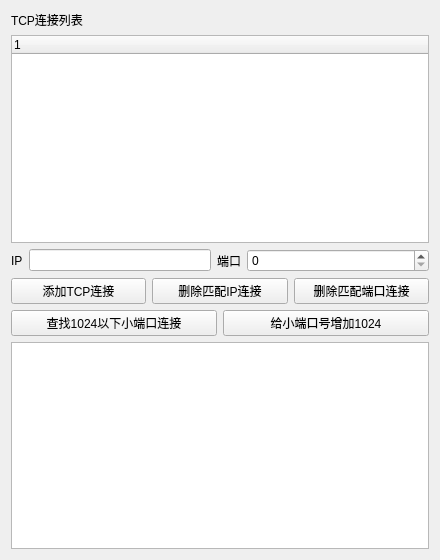
<?xml version="1.0" encoding="UTF-8"?>
<ui version="4.0">
 <class>Widget</class>
 <widget class="QWidget" name="Widget">
  <property name="geometry">
   <rect>
    <x>0</x>
    <y>0</y>
    <width>440</width>
    <height>560</height>
   </rect>
  </property>
  <property name="windowTitle">
   <string>Widget</string>
  </property>
  <layout class="QVBoxLayout" name="verticalLayout">
   <item>
    <widget class="QLabel" name="label">
     <property name="text">
      <string>TCP连接列表</string>
     </property>
    </widget>
   </item>
   <item>
    <widget class="QTreeWidget" name="treeWidget">
     <column>
      <property name="text">
       <string notr="true">1</string>
      </property>
     </column>
    </widget>
   </item>
   <item>
    <layout class="QHBoxLayout" name="horizontalLayout">
     <item>
      <widget class="QLabel" name="label_2">
       <property name="text">
        <string>IP</string>
       </property>
      </widget>
     </item>
     <item>
      <widget class="QLineEdit" name="lineEditIP"/>
     </item>
     <item>
      <widget class="QLabel" name="label_3">
       <property name="text">
        <string>端口</string>
       </property>
      </widget>
     </item>
     <item>
      <widget class="QSpinBox" name="spinBoxPort">
       <property name="sizePolicy">
        <sizepolicy hsizetype="Expanding" vsizetype="Fixed">
         <horstretch>0</horstretch>
         <verstretch>0</verstretch>
        </sizepolicy>
       </property>
      </widget>
     </item>
    </layout>
   </item>
   <item>
    <layout class="QHBoxLayout" name="horizontalLayout_2">
     <item>
      <widget class="QPushButton" name="pushButtonAddTCP">
       <property name="text">
        <string>添加TCP连接</string>
       </property>
      </widget>
     </item>
     <item>
      <widget class="QPushButton" name="pushButtonDelIP">
       <property name="text">
        <string>删除匹配IP连接</string>
       </property>
      </widget>
     </item>
     <item>
      <widget class="QPushButton" name="pushButtonDelPort">
       <property name="text">
        <string>删除匹配端口连接</string>
       </property>
      </widget>
     </item>
    </layout>
   </item>
   <item>
    <layout class="QHBoxLayout" name="horizontalLayout_3">
     <item>
      <widget class="QPushButton" name="pushButtonFindBelow1024">
       <property name="text">
        <string>查找1024以下小端口连接</string>
       </property>
      </widget>
     </item>
     <item>
      <widget class="QPushButton" name="pushButtonPlus1024">
       <property name="text">
        <string>给小端口号增加1024</string>
       </property>
      </widget>
     </item>
    </layout>
   </item>
   <item>
    <widget class="QTextBrowser" name="textBrowser"/>
   </item>
  </layout>
 </widget>
 <layoutdefault spacing="6" margin="11"/>
 <resources/>
 <connections/>
</ui>
